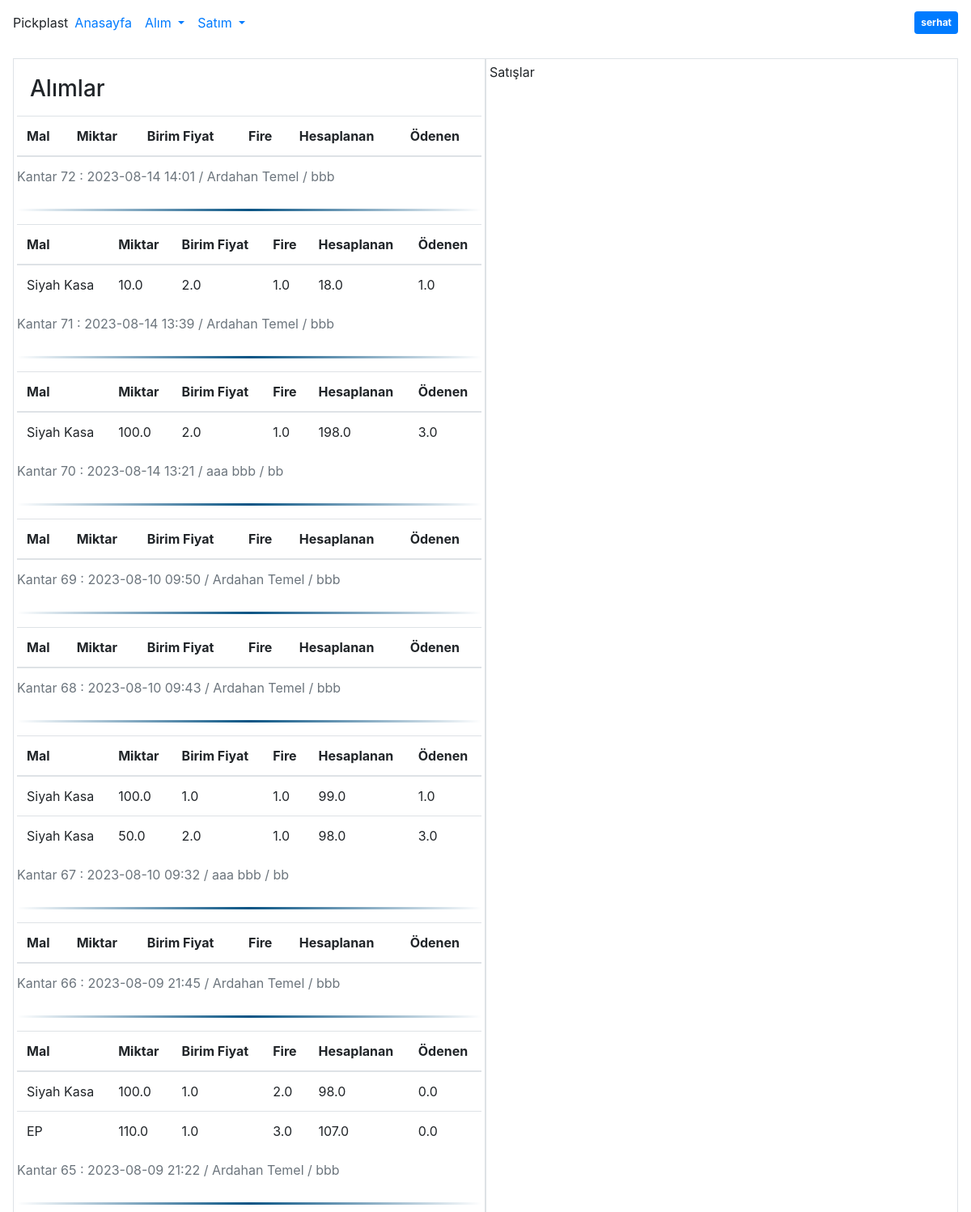
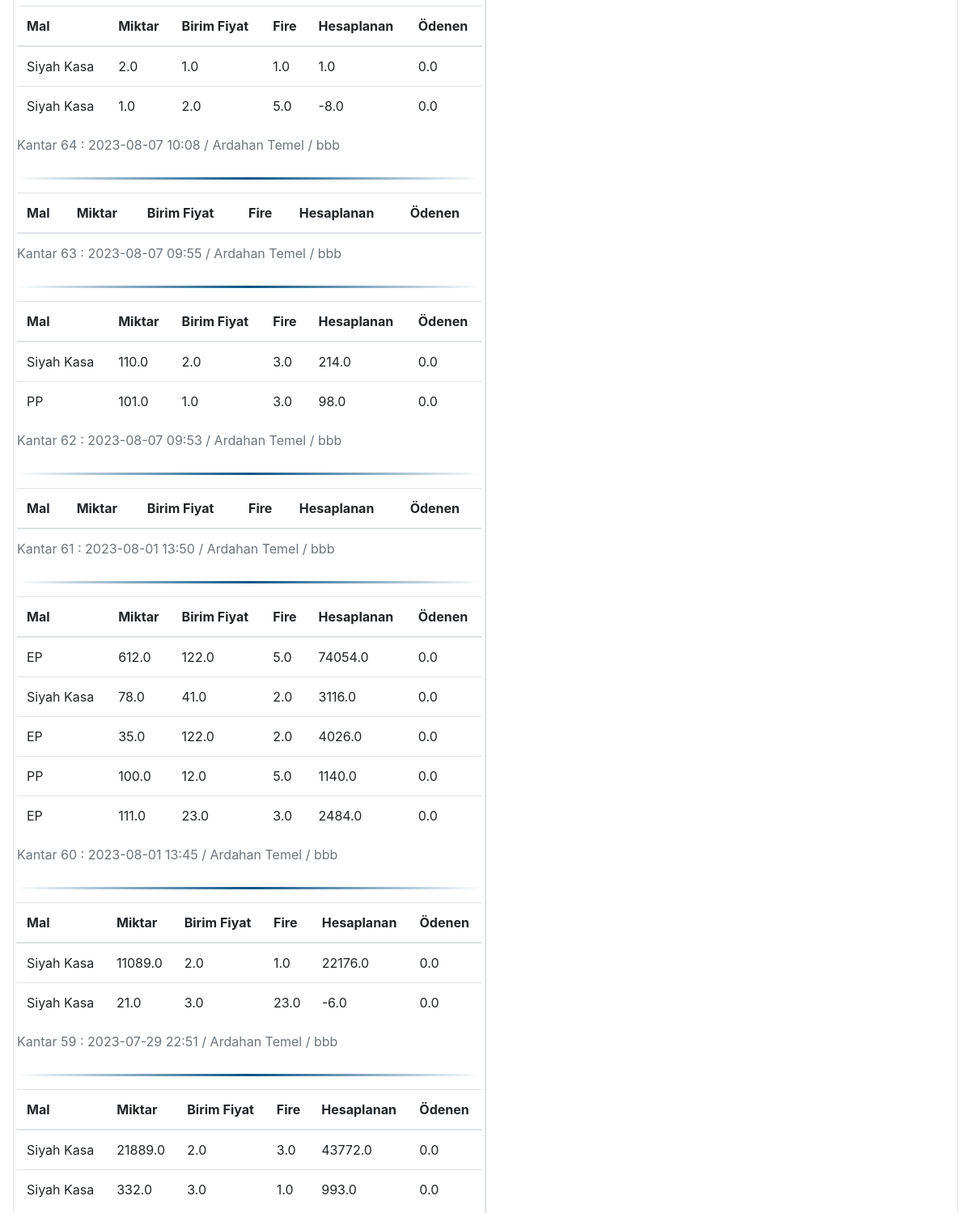
Page / (signed in, upper part) on the earlier database version (2 pictures, top to bottom).
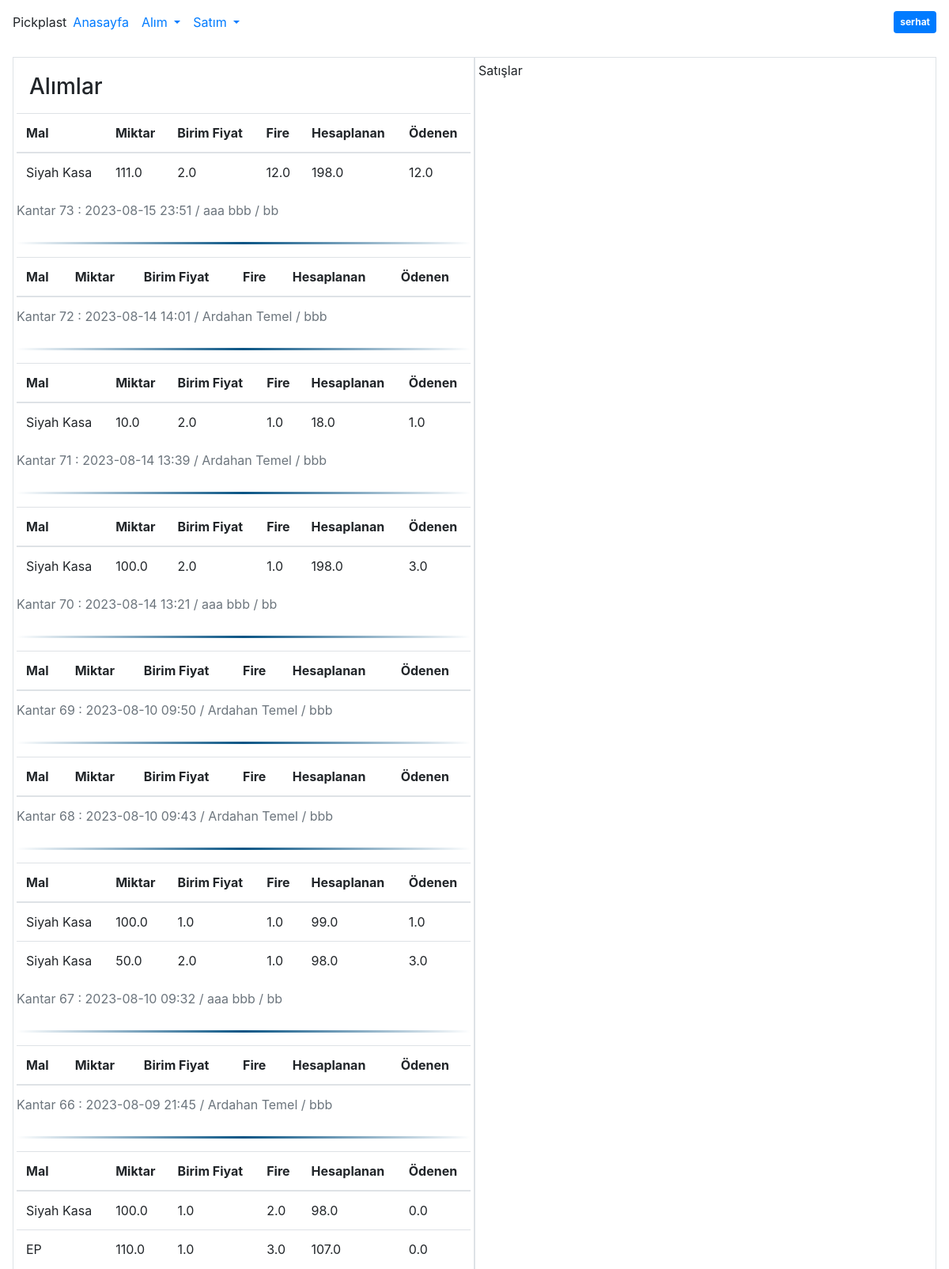
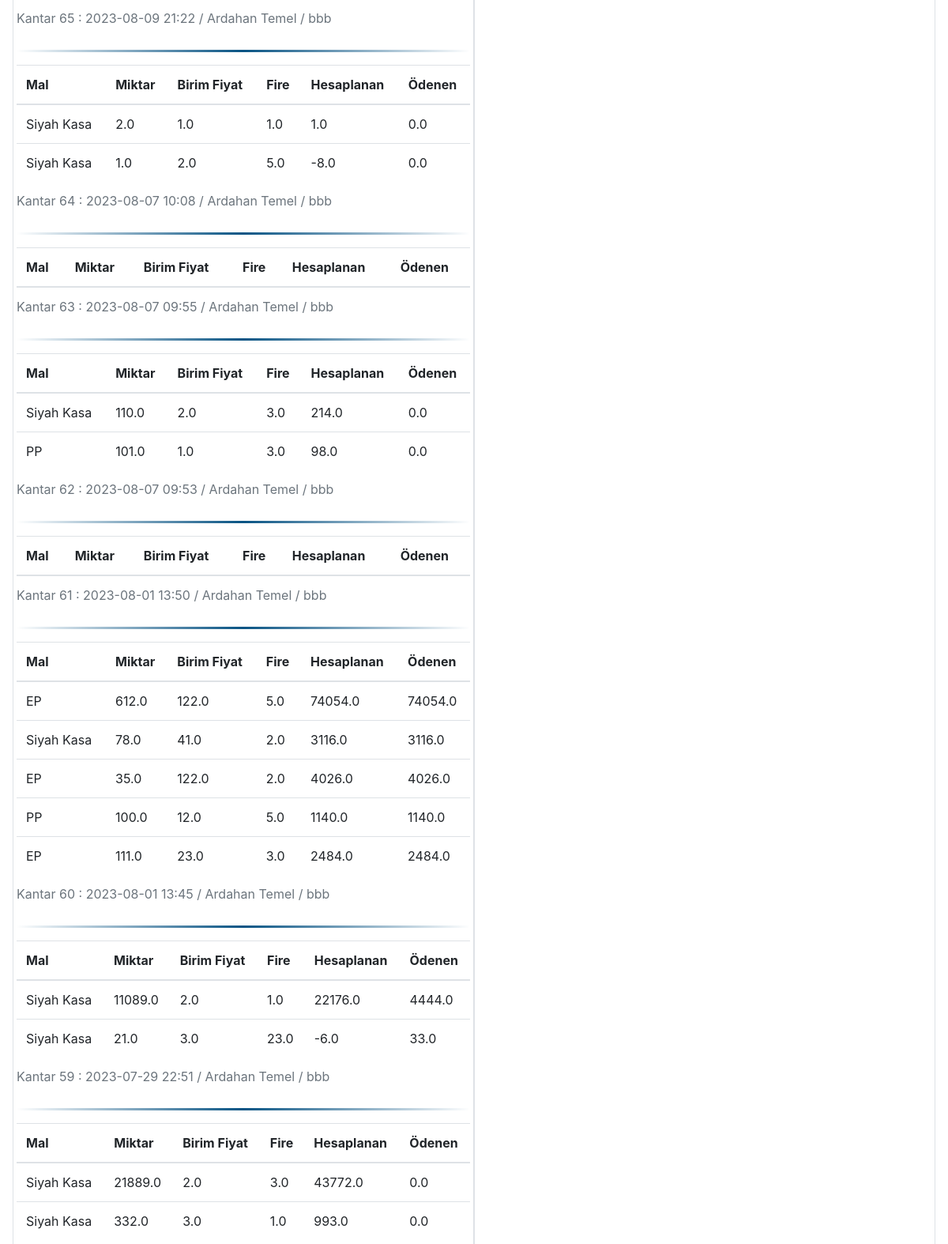
Same page on the later database version (2 pictures, top to bottom).
### mainPage/models.py (models this page shows, shortened)
class Kantar(models.Model):
    kantar1 = models.FloatField(verbose_name="Kantar 1")
    kantar2 = models.FloatField(verbose_name="Kantar 2")
    kantar3 = models.FloatField(verbose_name="Kantar 3", null=True, blank=True)
    kantar4 = models.FloatField(verbose_name="Kantar 4", null=True, blank=True)
    kantar5 = models.FloatField(verbose_name="Kantar 5", null=True, blank=True)
    kantar6 = models.FloatField(verbose_name="Kantar 6", null=True, blank=True)
    tarih = models.DateTimeField(verbose_name="Tarih", default=datetime.now, blank=True, null=True)
    tedarikci = models.ForeignKey(Tedarikci, on_delete=models.DO_NOTHING, verbose_name="Tedarikçi")
    note = models.TextField(verbose_name="Not", null=True, blank=True, max_length=180)
    odeme = models.CharField(max_length=100, verbose_name="Ödeme yapıldı mı?", choices=
    [('EVET', 'EVET'), ('HAYIR', 'HAYIR')])
    nakliyat = models.CharField(max_length=100, verbose_name="Taşıma", choices=
    [('PP', 'PP'), ('Ted', 'Ted')])
    faturaNo = models.TextField(verbose_name="Fatura No", null=True, blank=True)
    faturaTarihi = models.DateField(verbose_name="Fatura Tarihi", null=True, blank=True, )
    def __str__(self):
        return f'Kantar {str(self.id)} : {str(self.tarih)[:16]} / {self.tedarikci}'

class Tedarikci(models.Model):
    name = models.CharField(max_length=50, verbose_name="Ad")
    surname = models.CharField(max_length=50, verbose_name="Soyad")
    idNumber = models.CharField(max_length=25, verbose_name="TC Kimlik No")
    adress = models.CharField(max_length=200, verbose_name="Adres")
    tax = models.CharField(max_length=100, verbose_name="Vergi Dairesi")
    mail1 = models.EmailField(max_length=100, verbose_name="E-mail 1")
    mail2 = models.EmailField(max_length=100, verbose_name="E-mail 2")
    phoneNumber1 = models.CharField(max_length=20, verbose_name="Telefon 1")
    phoneNumber2 = models.CharField(max_length=20, verbose_name="Telefon 2")
    IBAN = models.CharField(max_length=100, verbose_name="IBAN")
    bankNumber = models.CharField(max_length=100, verbose_name="Banka Hesap Numarası")
    bank = models.CharField(max_length=100, verbose_name="Banka")
    companyName = models.CharField(max_length=100, verbose_name="Şirket")
    def __str__(self):
        return self.name + " " + self.surname + " / " + self.companyName

class MalAlim(models.Model):
    mal = models.ForeignKey(Hammadde, on_delete=models.DO_NOTHING, verbose_name="Malzeme Türü")
    miktar = models.FloatField(verbose_name="Ağırlık")
    hurda = models.FloatField(verbose_name="Fire")
    birimFiyat = models.FloatField(verbose_name="Birim Fiyat")
    kantar = models.ForeignKey(Kantar, on_delete=models.DO_NOTHING, verbose_name="Kantar tartım numarası")
    odenecek = models.FloatField(verbose_name="Ödenecek Tutar", blank=True, null=True)
    @property
    def ode(self):
        return (self.miktar - self.hurda) * self.birimFiyat

class Hammadde(models.Model):
    rawMaterialName = models.CharField(max_length=200, verbose_name="Hammadde Tipi")
    isScrap = models.BooleanField(verbose_name="Değersiz / Hurda mı?", choices=[(1, 'EVET'), (0, 'HAYIR')])
    def __str__(self):
        return self.rawMaterialName

### mainPage/views.py (the view, shortened to what this page needs)
# urls.py: path("", views.mainPageView, name="mainPage"),
def mainPageView(request):
    if request.user.is_authenticated:
        context = {}
        if request.method == "GET":
            kantarForm = djangoForms.kantarForm()
            context['kantarForm'] = kantarForm
            context['now'] = helperFunctions.datetime_to_int()
            context['buyQuery'] = getLastMalAlimRecords(30)
            context['kantarFormu'] = djangoForms.faturasizForm
            return render(request, "mainPage/mainPage.html", context=context)
    else:
        return redirect("/login")

### mainPage/helperFunctions.py (called while the page is built)
def datetime_to_int(dt=datetime.now()):
    formatted_date = dt.strftime("%d%m%y%H%M%S")
    return int(formatted_date)

### mainPage/views.py (called while the page is built)
def getLastMalAlimRecords(n):
    kantarlar = models.Kantar.objects.all().order_by('-tarih')[:n]
    query = {}
    for kantar in kantarlar:
        query[str(kantar)] = (kantar, models.MalAlim.objects.filter(kantar=kantar.id))
    return query

### mainPage/templates/mainPage/mainPage.html
{% extends 'mainPage/base.html' %}
{% block content %}
{% include 'mainPage/navbar.html' %}
<div class="row m-3">
    <div class="col col-md-6 p-1  border">
    <legend class="m-3"><h3>Alımlar</h3> </legend>
            {% for key,value in buyQuery.items %}
            <table class="table" style="caption-side: top;">
                <caption>{{value.0}}</caption>
                <thead>
                <tr>
                    <th scope="col">Mal</th>
                    <th scope="col">Miktar</th>
                    <th scope="col">Birim Fiyat</th>
                    <th scope="col">Fire</th>
                    <th scope="col">Hesaplanan</th>
                    <th scope="col">Ödenen</th>
                </tr>
                </thead>
                <tbody>
                {% for alim in value.1 %}
                <tr>
                    <td>{{alim.mal}}</td>
                    <td>{{alim.miktar}}</td>
                    <td>{{alim.birimFiyat}}</td>
                    <td>{{alim.hurda}}</td>
                    <td>{{alim.ode}}</td>
                    <td>{{alim.odenecek}}</td>
                </tr>
                {% endfor %}
                </tbody>
            </table>
            <hr class="hr2">
            {% endfor %}
    </div>
    <div class="col col-md-6 p-1  border">
        Satışlar
    </div>
</div>
{% endblock %}

Differences in the rows shown:
added Kantar: id+tarih+tedarikci "Kantar 73 : 2023-08-15 23:51 / aaa bbb / bb"
added MalAlim: mal "Siyah Kasa", miktar "111.0", birimFiyat "2.0", hurda "12.0", ode "198.0", odenecek "12.0", shown under "Kantar 73 : 2023-08-15 23:51 / aaa bbb / bb"
changed MalAlim (number 12 of 20 on the later page): odenecek "0.0" → "74054.0"
changed MalAlim (number 13 of 20 on the later page): odenecek "0.0" → "3116.0"
changed MalAlim (number 14 of 20 on the later page): odenecek "0.0" → "4026.0"
changed MalAlim (number 15 of 20 on the later page): odenecek "0.0" → "1140.0"
changed MalAlim (number 16 of 20 on the later page): odenecek "0.0" → "2484.0"
changed MalAlim (number 17 of 20 on the later page): odenecek "0.0" → "4444.0"
changed MalAlim (number 18 of 20 on the later page): odenecek "0.0" → "33.0"
